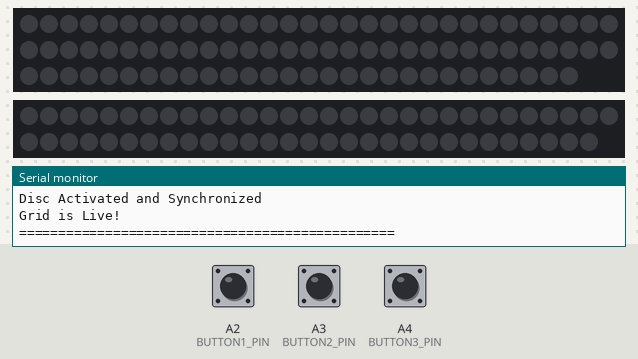
This sketch was run on a simulated Arduino Uno, built with avr-gcc and run on an emulated ATmega328P. Parts: 88 RGB LEDs in strip order, left to right, continuing on the next row, 59 RGB LEDs in strip order, left to right, continuing on the next row, the last lines printed to the serial monitor. The test bench sets the inputs (shaded band); at power-on: A2 (BUTTON1_PIN) HIGH, A3 (BUTTON2_PIN) HIGH, A4 (BUTTON3_PIN) HIGH. Dim RGB values are drawn brighter than linear.

Above: at 2.5 s.
2.6 s: A2 (BUTTON1_PIN) pulled LOW for 0.15 s
At 3.2 s:
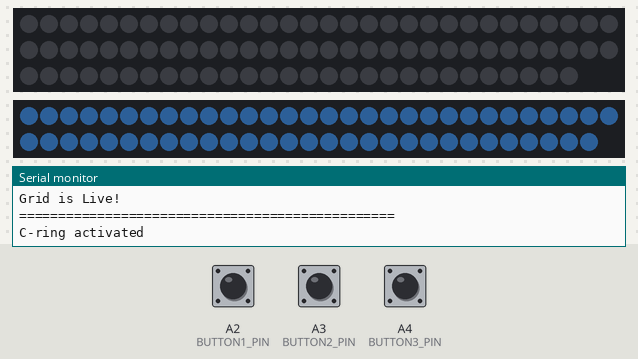
4.3 s: A3 (BUTTON2_PIN) pulled LOW for 0.15 s
At 5.3 s:
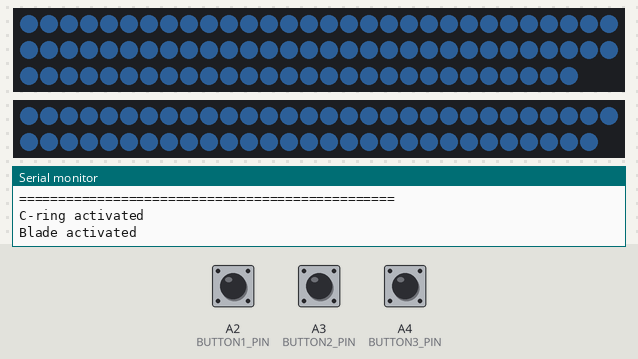
6.2 s: A2 (BUTTON1_PIN) pulled LOW for 1 s
At 6.5 s:
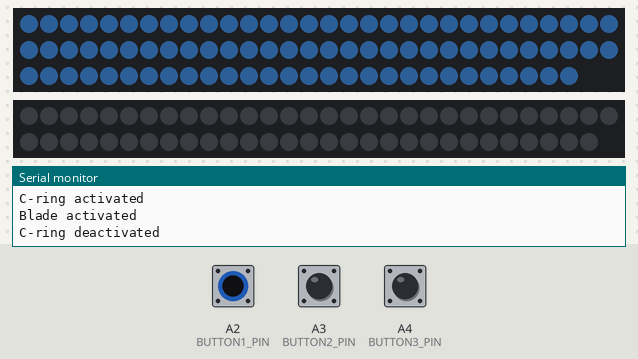
10.3 s: A3 (BUTTON2_PIN) pulled LOW for 1 s
At 10.9 s:
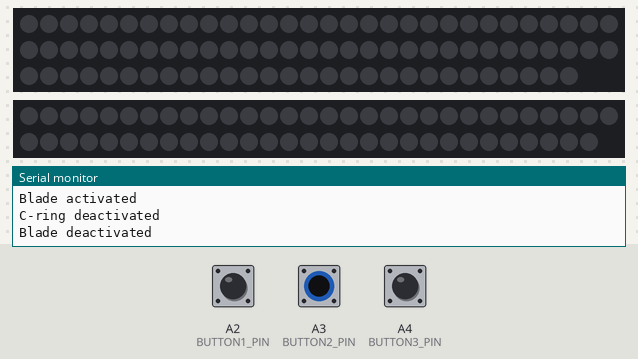
12.8 s: A3 (BUTTON2_PIN) pulled LOW for 3.2 s
At 14.2 s:
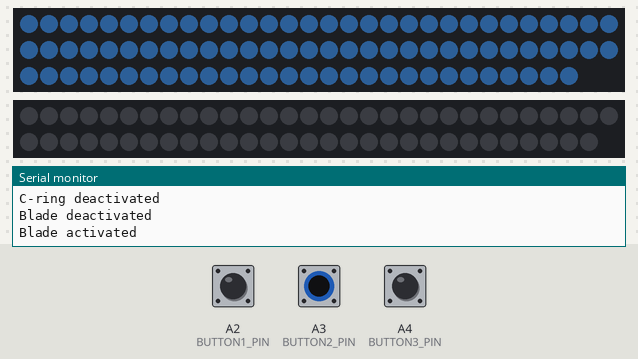
Timing chart, 0 to 15.8 s (numbered marks = the images above; inputs shaded):
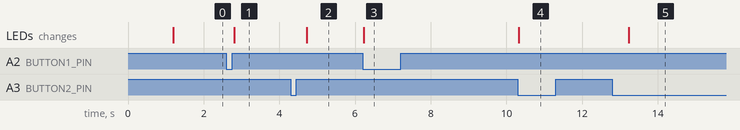

The sketch:

RiCor-Tron_IDdisc_NeoPixelTesting_v0.2.0.ino
```cpp
/********************************************************************************************************************************
Tron Legacy - Sam Flynn's Identity Disk
This sketch was written to test/learn button setup to control functions of the disc. Of course it's usable for other purposes aswell.

In this sketch I'm tinkering around with using the previously written button control sketch to control the NeoPixel animations.

I first copied that setup and modified it to my own liking in terms of looks and went from there to get what I wanted.
- The related project page on my website is: https://www.ricor.net/tron-legacy-sam-flynn-identity-disc/
- My GitHub page: https://github.com/RiCor-net/Tron-Legacy-Identity-Disc

I kindly ask that people credit Adafruit and me if they re-use this code.
Thank you and enjoy!

< End of Line >
********************************************************************************************************************************/

// This sketch requires the folowing libraries:
/* include SPI, MP3 and SD libraries for the Music Maker FeatherWing; */

/* NeoPixel related libraries; */
#include <Adafruit_NeoPixel.h>


/****************************************************/
// Definitions

/*Buttos, switches and sensors */
#define BUTTON1_PIN A2
#define BUTTON2_PIN A3
#define BUTTON3_PIN A4

/**************************/
/* Pins used on the Feather M0 or 32u4 */


/**************************/
/* NeoPixel strip definitions for the outer ring */
#define PIXEL_PIN 11    /* Digital IO pin connected to the NeoPixels strip. */
#define PIXEL_COUNT 88  /* Number of NeoPixels on the strip */
#define BRIGHTNESS 30   /* Set the brightness of the NeoPixels. 0=off, 255=max brightness (See Adafruit NeoPixel Überguide) */ //!! FINETUNE BEFORE FINAL DEPLOYMENT !!

/* NeoPixel strip definitions for the inner c-ring
   Actually consists of 118 LEDs but you only drive 59 "unique" LEDs */
#define PIXEL_PIN2 12    /* Digital IO pin connected to the NeoPixels strip. */
#define PIXEL_COUNT2 59  /* Number of NeoPixels on the strip */
#define BRIGHTNESS2 30    /* Set the brightness of the NeoPixels. 0=off, 255=max brightness (See Adafruit NeoPixel Überguide) */ //!! FINETUNE BEFORE FINAL DEPLOYMENT !!

/* This section delares the NeoPixel objects. Used later to control the strips. (Refer to Adafruit NeoPixel überguide for more information)*/
// Parameter 1 = number of pixels in strip,  neopixel stick has 8
// Parameter 2 = pin number (most are valid)
// Parameter 3 = pixel type flags, add together as needed:
//   NEO_RGB     Pixels are wired for RGB bitstream
//   NEO_GRB     Pixels are wired for GRB bitstream, correct for neopixel stick
//   NEO_KHZ400  400 KHz bitstream (e.g. FLORA pixels)
//   NEO_KHZ800  800 KHz bitstream (e.g. High Density LED strip), correct for neopixel stick

/*   First line declares the NeoPixel strip used for the outer ring, */
Adafruit_NeoPixel strip = Adafruit_NeoPixel(PIXEL_COUNT, PIXEL_PIN, NEO_GRBW + NEO_KHZ800);

/* Second line declares the NeoPixel strip used for the inner c-ring. */
Adafruit_NeoPixel strip2 = Adafruit_NeoPixel(PIXEL_COUNT2, PIXEL_PIN2, NEO_GRBW + NEO_KHZ800);

/**************************/


/****************************************************/
// Global variables

/*Buttos, switches and sensors */
bool oldState1 = HIGH;
bool oldState2 = HIGH;
bool oldState3 = HIGH;
int showType1 = 0;
int showType2 = 2;
int showType3 = 4;

/**************************/
/* Colors */

// Adafruit NeoPixel Überguide;
/*The next three arguments are the pixel color, expressed as red, green and blue brightness levels,
  where 0 is dimmest (off) and 255 is maximum brightness. The last optional argument is for white,
  which will only be used if the strip was defined during creation as an RGBW type and the strip actually is RGBW type. */

//Set 4th digit to 0 for now

uint32_t Black = strip.Color(0,0,0,0);
uint32_t White = strip.Color(0,0,0,255);
uint32_t BlueishWhite = strip.Color(60,127,200,0);    // Blueish white
uint32_t WhiteHalf = strip.Color(15,30,40,0);
uint32_t Red = strip.Color(255,60,0,0);
uint32_t Redhalf = strip.Color(60,30,30,0);
uint32_t Green = strip.Color(0,255,0,0);
uint32_t Blue = strip.Color(0,0,255,0);

uint32_t BlueFlash = strip.Color(100,200,255,0);
uint32_t RedFlash = strip.Color(255,200,0,0);

uint32_t WhiteInnerRing = strip.Color(30,64,100,0);
uint32_t RedInnerRing = strip.Color(150,30,0,0);

uint32_t BlueBlade = strip.Color(0,45,255,0);
uint32_t RedBlade = strip.Color(255,90,0,0);

/**************************/


/****************************************************/
// Functions


////////////////////////////////////////////////////////////////////////////
/* Setup code, runs once */
void setup()
{
  Serial.begin(9600); /* set data rate in bits per second (baud) for serial data communication  */
  delay(1000); /* 1 second delay to make sure all the serial output is displayed during setup. */
               /* Not active when the disc is used stand-alone */

  /* Serial messaging to let the disk talk to the world :)
     It will also give a status for all the different hardware elements during initialisation lateron */
  Serial.println("Hello World!"); //REMOVE LATER
  Serial.println("================================================");
  Serial.println("RiCor.net");
  Serial.println("Tron Legacy Identity Disc v0.1");
  Serial.println("System Initializing");
  Serial.println("");
  Serial.println("------------------------------------------------");


/*********************************/

  /* Setup the switch pins as digital inputs */
  pinMode(BUTTON1_PIN, INPUT_PULLUP);
  pinMode(BUTTON2_PIN, INPUT_PULLUP);
  pinMode(BUTTON3_PIN, INPUT_PULLUP);
  Serial.println("> Button Pins setup OK");


/*********************************/

//Music Maker setup code section


/*********************************/

  /* Initializing the two NeoPixel strips */
  Serial.println("> Initialising the NeoPixel strips");

  strip.setBrightness(BRIGHTNESS); /* Set (limit) brightness of the NeoPixel strip for the outer ring */
  strip.begin(); /* Prepare data pin for NeoPixel output */
  strip.show();  /* Initialize all pixels to 'off' */

  strip2.setBrightness(BRIGHTNESS2); /* Set (limit) brightness of the NeoPixel strip for the inner c-ring */
  strip2.begin(); /* Prepare data pin for NeoPixel output */
  strip2.show();  /* Initialize all pixels to 'off' */


/*********************************/

  Serial.println("------------------------------------------------");
  Serial.println("");
  Serial.println("Disc Activated and Synchronized");
  Serial.println("Grid is Live!");
  Serial.println("");
  Serial.println("================================================");
  Serial.println("");
}

////////////////////////////////////////////////////////////////////////////
/* Main code, runs repeatedly */
void loop()
{
/*********************************/
  /* Button used for controlling the blade */
  bool newState1 = digitalRead(BUTTON1_PIN); /* Get current button state (HIGH or LOW) */

  if (newState1 == LOW && oldState1 == HIGH) /* Check if state changed from high to low (button press). */
  {
    delay(20); /* Short delay to debounce button. */
    newState1 = digitalRead(BUTTON1_PIN); /* Check if button is still low after debounce. */
    if (newState1 == LOW)
    {
      showType1++;       /* increase "showType" by 1 */
      if (showType1 > 1) /* If "showType1" becomes higher then "1" it triggers the next line which resets it to "0"
                            effectively toggling it between 0 and 1. */
        showType1=0;
      ButtonControl(showType1); /* Parses the value of "showType*" to the ButtonControl function. */
    }
  }
  oldState1 = newState1;  /* Set the last button state to the old state. */

/*********************************/
  /* Button used for turning the music on/off */
  bool newState2 = digitalRead(BUTTON2_PIN);

  if (newState2 == LOW && oldState2 == HIGH)
  {
    delay(20);
    newState2 = digitalRead(BUTTON2_PIN);
    if (newState2 == LOW)
    {
      showType2++;
      if (showType2 > 3) /* for this button "ShowType2" toggles between 3 and 4 */
        showType2=2;
      ButtonControl(showType2);
    }
  }
  oldState2 = newState2;

/*********************************/
  /* Button used for going to the next song */
  bool newState3 = digitalRead(BUTTON3_PIN);

  if (newState3 == LOW && oldState3 == HIGH)
  {
    delay(20);
    newState3 = digitalRead(BUTTON3_PIN);
    if (newState3 == LOW)
    {
      ButtonControl(showType3); /* For this button only one value is required so it always parses
                                   the value given to "showType3" variable to the "ButtonControl" function. */
    }
  }
  oldState3 = newState3;

/*********************************/

}

////////////////////////////////////////////////////////////////////////////
// Functions


/*********************************/
/* Button control functions */
void ButtonControl(int i) /* Output from the different showType's is used to control a disc function */
                          // using serial output for now for ease of use/testing
{
  switch(i)
  {
    case 0: Serial.println("C-ring deactivated");
            powerOff2();
            Serial.println("");
            break;
    case 1: Serial.println("C-ring activated");
            colorWipe2();
            Serial.println("");
            break;
    case 2: Serial.println("Blade deactivated");
            powerOff();
            Serial.println("");
            break;
    case 3: Serial.println("Blade activated");
            colorWipe();
            Serial.println("");
            break;
    case 4: Serial.println("Next song");
            Serial.println("");
            break;
  }
}


/*********************************/
/* Animation functions */

/* Fill the NeoPixels for the blade one after the other with a color */
void colorWipe(void)
{
  for(uint16_t i=0; i<strip.numPixels(); i++)
  {
    strip.setPixelColor(i, BlueishWhite);
    strip.show();
  }
}

/* Fill the NeoPixels for the c-ring one after the other with a color */
void colorWipe2(void)
{
  for(uint16_t i=0; i<strip2.numPixels(); i++)
  {
    strip2.setPixelColor(i, BlueishWhite);
    strip2.show();
  }
}

/* Turn the blade off */
void powerOff(void)
{
  // unsigned char i;  //THIS CAN GO IF "uint16_t" IS USED BELOW

  for(uint16_t i=0; i<strip.numPixels(); i++)
  {
    strip.setPixelColor(i, Black);
  }
  strip.show();
}

 /* Turn the c-ring off */
void powerOff2(void)
{
  // unsigned char i;  //THIS CAN GO IF "uint16_t" IS USED BELOW

  for(uint16_t i=0; i<strip.numPixels(); i++)
  {
    strip2.setPixelColor(i, Black);
  }
  strip2.show();
}


/*********************************/
/* Music Maker functions */


/*********************************/


////////////////////////////////////////////////////////////////////////////

// END OF LINE //
```

Measured:
- after the input at 2.6 s, the LEDs: change after 0.21 s (image 1)
- after the input at 4.3 s, the LEDs: change after 0.42 s (image 2)
- after the input at 6.2 s, the LEDs: change at once (image 3)
- after the input at 10.3 s, the LEDs: change at once (image 4)
- after the input at 12.8 s, the LEDs: change after 0.42 s (image 5)
